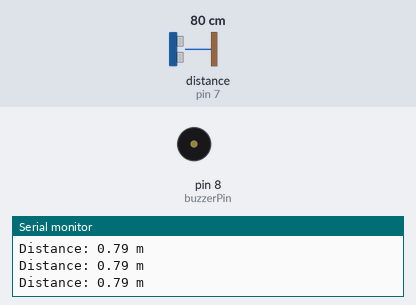
The sketch below on a simulated Arduino Uno, built with avr-gcc and run on an emulated ATmega328P. On the bench: buzzer (waves = sounding, pin HIGH), the last lines printed to the serial monitor. Wiring (inferred from the names in the program): ultrasonic range finder: trigger pin 6; echo pin 7. Inputs (shaded band) come from the test bench; at power-on: distance to the obstacle (sensor on pin 7) 80 cm. The echo pulse lasts 58.3 µs per cm; pins used as bus, display or sensor lines are not drawn.

Above: at 1.2 s.
1.3 s: distance to the obstacle (sensor on pin 7) set to 53 cm
2.8 s: distance to the obstacle (sensor on pin 7) set to 47 cm
At 2.98 s:
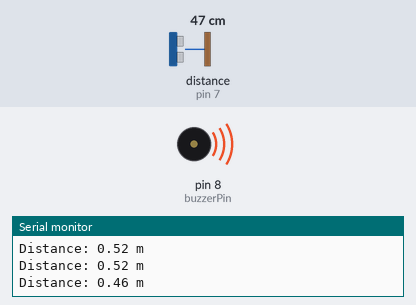
5.8 s: distance to the obstacle (sensor on pin 7) set to 18 cm
At 6.02 s:
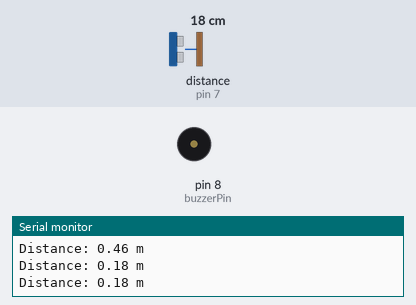
8.8 s: distance to the obstacle (sensor on pin 7) set to 14 cm
At 9.3 s:
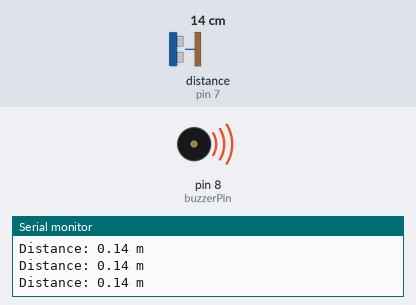
11.8 s: distance to the obstacle (sensor on pin 7) set to 120 cm
At 13.1 s:
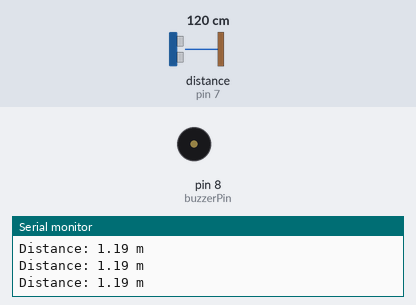
Timing chart, 0 to 14.3 s (numbered marks = the images above; inputs shaded):
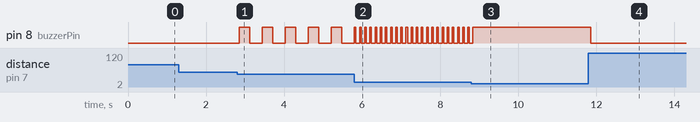

Measured:
- the behaviour switches between 51 and 50 cm on distance to the obstacle (sensor on pin 7) (found by bisection; images 0 and 1)
- the behaviour switches between 16 and 15 cm on distance to the obstacle (sensor on pin 7) (found by bisection; images 2 and 3)
- after the input at 2.8 s, pin 8 (buzzerPin): alternates HIGH for 0.27 s and LOW for 0.32 s, starting after 0.05 s
- after the input at 5.8 s, pin 8 (buzzerPin): alternates HIGH for 0.04 s and LOW for 0.09 s, starting at once
- after the input at 8.8 s, pin 8 (buzzerPin): goes on until 8.8 s, then stays HIGH
- after the input at 11.8 s, pin 8 (buzzerPin): HIGH → LOW after 0.05 s

The sketch:

sensorDistanciaAuto.ino
```cpp
const int trigPin = 6;  // Pin de Trigger del HC-SR04
const int echoPin = 7;  // Pin de Echo del HC-SR04
const int buzzerPin = 8; // Pin para controlar la bocina (buzzer)
long duration;          // Variable para almacenar la duración del pulso de eco
float distance;         // Variable para almacenar la distancia calculada
int delayTime;          // Tiempo de espera entre los parpadeos del buzzer

void setup() {
  pinMode(trigPin, OUTPUT);  // Configurar el pin Trig como salida
  pinMode(echoPin, INPUT);   // Configurar el pin Echo como entrada
  pinMode(buzzerPin, OUTPUT); // Configurar el pin 8 como salida
  Serial.begin(9600);        // Iniciar la comunicación serial a 9600 bps
}

void loop() {
  // Enviar un pulso de 10 microsegundos desde el pin Trig
  digitalWrite(trigPin, LOW);   // Asegurarse de que el pin Trig esté en LOW
  delayMicroseconds(2);         // Esperar 2 microsegundos
  digitalWrite(trigPin, HIGH);  // Enviar un pulso de 10 microsegundos
  delayMicroseconds(10);        // Mantener el pulso durante 10 microsegundos
  digitalWrite(trigPin, LOW);   // Volver el pin Trig a LOW

  // Leer la duración del pulso en el pin Echo
  duration = pulseIn(echoPin, HIGH);

  // Calcular la distancia en metros
  distance = duration * 0.034 / 200;

  // Mostrar la distancia en el Monitor Serial
  Serial.print("Distance: ");
  Serial.print(distance);
  Serial.println(" m");

  // Si la distancia es menor a 0.5m, ajustar la frecuencia de parpadeo
  if (distance > 0.15 && distance <= 0.5) {
    // Calcular el tiempo de delay basado en la distancia
    delayTime = map(distance * 100, 15, 50, 25, 300); // Mapea la distancia a un rango de 100ms a 1000ms
    digitalWrite(buzzerPin, HIGH);  // Encender la bocina
    delay(delayTime);               // Esperar
    digitalWrite(buzzerPin, LOW);   // Apagar la bocina
    delay(delayTime);               // Esperar
  }  else if (distance <= 0.15 ){
    digitalWrite(buzzerPin, HIGH);
  }
   else {
    digitalWrite(buzzerPin, LOW);   // Asegurarse de que la bocina esté apagada
  }
  delay(50);
}
```
